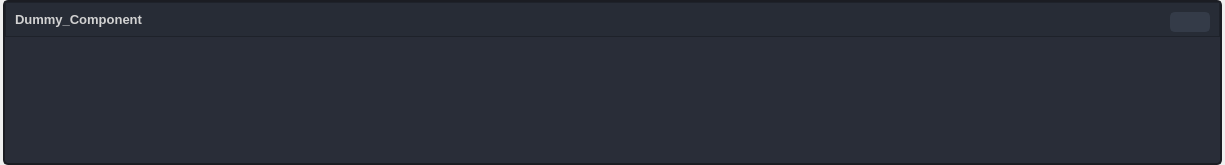
<?xml version="1.0" encoding="UTF-8"?>
<ui version="4.0">
 <class>widget_component_config</class>
 <widget class="QWidget" name="widget_component_config">
  <property name="geometry">
   <rect>
    <x>0</x>
    <y>0</y>
    <width>1225</width>
    <height>165</height>
   </rect>
  </property>
  <property name="windowTitle">
   <string>Form</string>
  </property>
  <property name="styleSheet">
   <string notr="true">color: rgb(210, 210, 210);</string>
  </property>
  <layout class="QVBoxLayout" name="verticalLayout">
   <property name="spacing">
    <number>3</number>
   </property>
   <property name="leftMargin">
    <number>3</number>
   </property>
   <property name="topMargin">
    <number>0</number>
   </property>
   <property name="rightMargin">
    <number>3</number>
   </property>
   <property name="bottomMargin">
    <number>0</number>
   </property>
   <item>
    <widget class="QFrame" name="frame_component_config">
     <property name="minimumSize">
      <size>
       <width>0</width>
       <height>0</height>
      </size>
     </property>
     <property name="maximumSize">
      <size>
       <width>16777215</width>
       <height>16777215</height>
      </size>
     </property>
     <property name="styleSheet">
      <string notr="true">#frame_component_config { 
	background-color: rgb(41, 45, 56);
	border-radius: 5px;
	border: 2px solid rgb(27, 29, 35);
}

</string>
     </property>
     <property name="frameShape">
      <enum>QFrame::NoFrame</enum>
     </property>
     <property name="frameShadow">
      <enum>QFrame::Plain</enum>
     </property>
     <property name="lineWidth">
      <number>1</number>
     </property>
     <layout class="QVBoxLayout" name="verticalLayout_13" stretch="0,0">
      <property name="spacing">
       <number>0</number>
      </property>
      <property name="leftMargin">
       <number>0</number>
      </property>
      <property name="topMargin">
       <number>0</number>
      </property>
      <property name="rightMargin">
       <number>0</number>
      </property>
      <property name="bottomMargin">
       <number>0</number>
      </property>
      <item>
       <widget class="QFrame" name="frame_title">
        <property name="maximumSize">
         <size>
          <width>16777215</width>
          <height>35</height>
         </size>
        </property>
        <property name="cursor">
         <cursorShape>ArrowCursor</cursorShape>
        </property>
        <property name="styleSheet">
         <string notr="true">background-color: rgb(39, 44, 54);</string>
        </property>
        <property name="frameShape">
         <enum>QFrame::StyledPanel</enum>
        </property>
        <property name="frameShadow">
         <enum>QFrame::Raised</enum>
        </property>
        <layout class="QHBoxLayout" name="horizontalLayout">
         <property name="leftMargin">
          <number>9</number>
         </property>
         <property name="topMargin">
          <number>9</number>
         </property>
         <property name="rightMargin">
          <number>9</number>
         </property>
         <property name="bottomMargin">
          <number>9</number>
         </property>
         <item>
          <widget class="QLabel" name="label_title">
           <property name="font">
            <font>
             <pointsize>10</pointsize>
             <bold>true</bold>
            </font>
           </property>
           <property name="text">
            <string>Dummy_Component</string>
           </property>
           <property name="textInteractionFlags">
            <set>Qt::LinksAccessibleByMouse|Qt::TextSelectableByKeyboard|Qt::TextSelectableByMouse</set>
           </property>
          </widget>
         </item>
         <item>
          <widget class="QPushButton" name="pushButton">
           <property name="minimumSize">
            <size>
             <width>40</width>
             <height>20</height>
            </size>
           </property>
           <property name="maximumSize">
            <size>
             <width>40</width>
             <height>20</height>
            </size>
           </property>
           <property name="styleSheet">
            <string notr="true">QPushButton {
	border: 2px solid rgb(52, 59, 72);
	border-radius: 5px;	
	background-color: rgb(52, 59, 72);
}
QPushButton:hover {
	background-color: rgb(57, 65, 80);
	border: 2px solid rgb(61, 70, 86);
}
QPushButton:pressed {	
	background-color: rgb(35, 40, 49);
	border: 2px solid rgb(43, 50, 61);
}</string>
           </property>
           <property name="text">
            <string/>
           </property>
           <property name="icon">
            <iconset resource="resources.qrc">
             <normaloff>:/icons/icons/outline_play_arrow_white_18dp.png</normaloff>:/icons/icons/outline_play_arrow_white_18dp.png</iconset>
           </property>
          </widget>
         </item>
        </layout>
       </widget>
      </item>
      <item>
       <widget class="QFrame" name="frame_contents">
        <property name="cursor">
         <cursorShape>ArrowCursor</cursorShape>
        </property>
        <property name="frameShadow">
         <enum>QFrame::Raised</enum>
        </property>
        <layout class="QHBoxLayout" name="horizontalLayout_4">
         <property name="spacing">
          <number>24</number>
         </property>
        </layout>
       </widget>
      </item>
     </layout>
    </widget>
   </item>
  </layout>
 </widget>
 <resources>
  <include location="resources.qrc"/>
 </resources>
 <connections/>
</ui>
